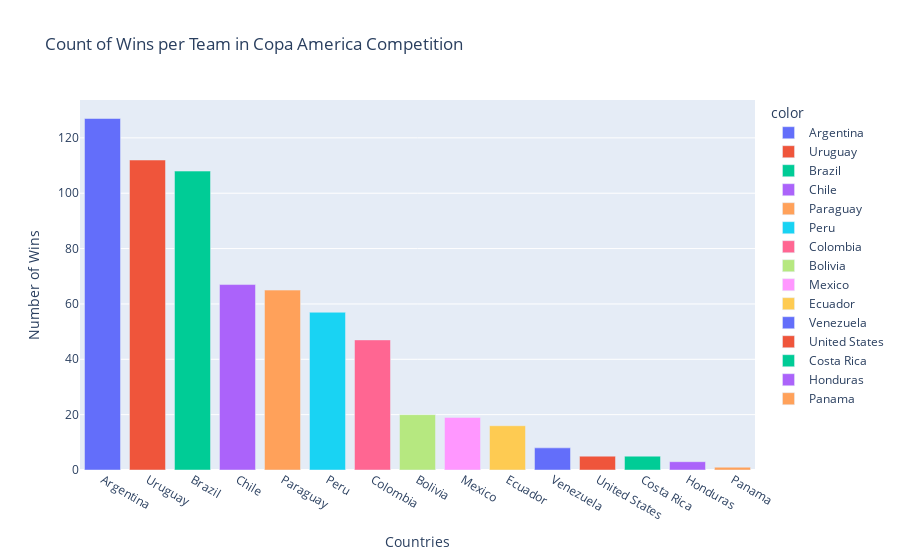

Here is the notebook cell this chart was saved with:
### Code cell
h_bar_copa_america= px.bar(x= winners_copa_america.index, 
                           y= winners_copa_america.values,
                           color= winners_copa_america.index,
                           color_continuous_scale= 'Viridis',
                           title= 'Count of Wins per Team in Copa America Competition')
h_bar_copa_america.update_layout(xaxis_title='Countries',
                    yaxis_title='Number of Wins',
                    coloraxis_showscale= False)
h_bar_copa_america.show()

### Figure 1 — Plotly figure (JSON) as saved in the notebook; plotly's stock layout.template omitted (floating-point values rounded to 4 significant figures)
{"data": [{"alignmentgroup": "True", "hovertemplate": "color=Argentina<br>x=%{x}<br>y=%{y}<extra></extra>", "legendgroup": "Argentina", "marker": {"color": "#636efa", "pattern": {"shape": ""}}, "name": "Argentina", "offsetgroup": "Argentina", "orientation": "v", "showlegend": true, "textposition": "auto", "type": "bar", "x": ["Argentina"], "xaxis": "x", "y": [127], "yaxis": "y"}, {"alignmentgroup": "True", "hovertemplate": "color=Uruguay<br>x=%{x}<br>y=%{y}<extra></extra>", "legendgroup": "Uruguay", "marker": {"color": "#EF553B", "pattern": {"shape": ""}}, "name": "Uruguay", "offsetgroup": "Uruguay", "orientation": "v", "showlegend": true, "textposition": "auto", "type": "bar", "x": ["Uruguay"], "xaxis": "x", "y": [112], "yaxis": "y"}, {"alignmentgroup": "True", "hovertemplate": "color=Brazil<br>x=%{x}<br>y=%{y}<extra></extra>", "legendgroup": "Brazil", "marker": {"color": "#00cc96", "pattern": {"shape": ""}}, "name": "Brazil", "offsetgroup": "Brazil", "orientation": "v", "showlegend": true, "textposition": "auto", "type": "bar", "x": ["Brazil"], "xaxis": "x", "y": [108], "yaxis": "y"}, {"alignmentgroup": "True", "hovertemplate": "color=Chile<br>x=%{x}<br>y=%{y}<extra></extra>", "legendgroup": "Chile", "marker": {"color": "#ab63fa", "pattern": {"shape": ""}}, "name": "Chile", "offsetgroup": "Chile", "orientation": "v", "showlegend": true, "textposition": "auto", "type": "bar", "x": ["Chile"], "xaxis": "x", "y": [67], "yaxis": "y"}, {"alignmentgroup": "True", "hovertemplate": "color=Paraguay<br>x=%{x}<br>y=%{y}<extra></extra>", "legendgroup": "Paraguay", "marker": {"color": "#FFA15A", "pattern": {"shape": ""}}, "name": "Paraguay", "offsetgroup": "Paraguay", "orientation": "v", "showlegend": true, "textposition": "auto", "type": "bar", "x": ["Paraguay"], "xaxis": "x", "y": [65], "yaxis": "y"}, {"alignmentgroup": "True", "hovertemplate": "color=Peru<br>x=%{x}<br>y=%{y}<extra></extra>", "legendgroup": "Peru", "marker": {"color": "#19d3f3", "pattern": {"shape": ""}}, "name": "Peru", "offsetgroup": "Peru", "orientation": "v", "showlegend": true, "textposition": "auto", "type": "bar", "x": ["Peru"], "xaxis": "x", "y": [57], "yaxis": "y"}, {"alignmentgroup": "True", "hovertemplate": "color=Colombia<br>x=%{x}<br>y=%{y}<extra></extra>", "legendgroup": "Colombia", "marker": {"color": "#FF6692", "pattern": {"shape": ""}}, "name": "Colombia", "offsetgroup": "Colombia", "orientation": "v", "showlegend": true, "textposition": "auto", "type": "bar", "x": ["Colombia"], "xaxis": "x", "y": [47], "yaxis": "y"}, {"alignmentgroup": "True", "hovertemplate": "color=Bolivia<br>x=%{x}<br>y=%{y}<extra></extra>", "legendgroup": "Bolivia", "marker": {"color": "#B6E880", "pattern": {"shape": ""}}, "name": "Bolivia", "offsetgroup": "Bolivia", "orientation": "v", "showlegend": true, "textposition": "auto", "type": "bar", "x": ["Bolivia"], "xaxis": "x", "y": [20], "yaxis": "y"}, {"alignmentgroup": "True", "hovertemplate": "color=Mexico<br>x=%{x}<br>y=%{y}<extra></extra>", "legendgroup": "Mexico", "marker": {"color": "#FF97FF", "pattern": {"shape": ""}}, "name": "Mexico", "offsetgroup": "Mexico", "orientation": "v", "showlegend": true, "textposition": "auto", "type": "bar", "x": ["Mexico"], "xaxis": "x", "y": [19], "yaxis": "y"}, {"alignmentgroup": "True", "hovertemplate": "color=Ecuador<br>x=%{x}<br>y=%{y}<extra></extra>", "legendgroup": "Ecuador", "marker": {"color": "#FECB52", "pattern": {"shape": ""}}, "name": "Ecuador", "offsetgroup": "Ecuador", "orientation": "v", "showlegend": true, "textposition": "auto", "type": "bar", "x": ["Ecuador"], "xaxis": "x", "y": [16], "yaxis": "y"}, {"alignmentgroup": "True", "hovertemplate": "color=Venezuela<br>x=%{x}<br>y=%{y}<extra></extra>", "legendgroup": "Venezuela", "marker": {"color": "#636efa", "pattern": {"shape": ""}}, "name": "Venezuela", "offsetgroup": "Venezuela", "orientation": "v", "showlegend": true, "textposition": "auto", "type": "bar", "x": ["Venezuela"], "xaxis": "x", "y": [8], "yaxis": "y"}, {"alignmentgroup": "True", "hovertemplate": "color=United States<br>x=%{x}<br>y=%{y}<extra></extra>", "legendgroup": "United States", "marker": {"color": "#EF553B", "pattern": {"shape": ""}}, "name": "United States", "offsetgroup": "United States", "orientation": "v", "showlegend": true, "textposition": "auto", "type": "bar", "x": ["United States"], "xaxis": "x", "y": [5], "yaxis": "y"}, {"alignmentgroup": "True", "hovertemplate": "color=Costa Rica<br>x=%{x}<br>y=%{y}<extra></extra>", "legendgroup": "Costa Rica", "marker": {"color": "#00cc96", "pattern": {"shape": ""}}, "name": "Costa Rica", "offsetgroup": "Costa Rica", "orientation": "v", "showlegend": true, "textposition": "auto", "type": "bar", "x": ["Costa Rica"], "xaxis": "x", "y": [5], "yaxis": "y"}, {"alignmentgroup": "True", "hovertemplate": "color=Honduras<br>x=%{x}<br>y=%{y}<extra></extra>", "legendgroup": "Honduras", "marker": {"color": "#ab63fa", "pattern": {"shape": ""}}, "name": "Honduras", "offsetgroup": "Honduras", "orientation": "v", "showlegend": true, "textposition": "auto", "type": "bar", "x": ["Honduras"], "xaxis": "x", "y": [3], "yaxis": "y"}, {"alignmentgroup": "True", "hovertemplate": "color=Panama<br>x=%{x}<br>y=%{y}<extra></extra>", "legendgroup": "Panama", "marker": {"color": "#FFA15A", "pattern": {"shape": ""}}, "name": "Panama", "offsetgroup": "Panama", "orientation": "v", "showlegend": true, "textposition": "auto", "type": "bar", "x": ["Panama"], "xaxis": "x", "y": [1], "yaxis": "y"}], "layout": {"barmode": "relative", "coloraxis": {"showscale": false}, "legend": {"title": {"text": "color"}, "tracegroupgap": 0}, "title": {"text": "Count of Wins per Team in Copa America Competition"}, "xaxis": {"anchor": "y", "domain": [0, 1], "title": {"text": "Countries"}}, "yaxis": {"anchor": "x", "domain": [0, 1], "title": {"text": "Number of Wins"}}}}
